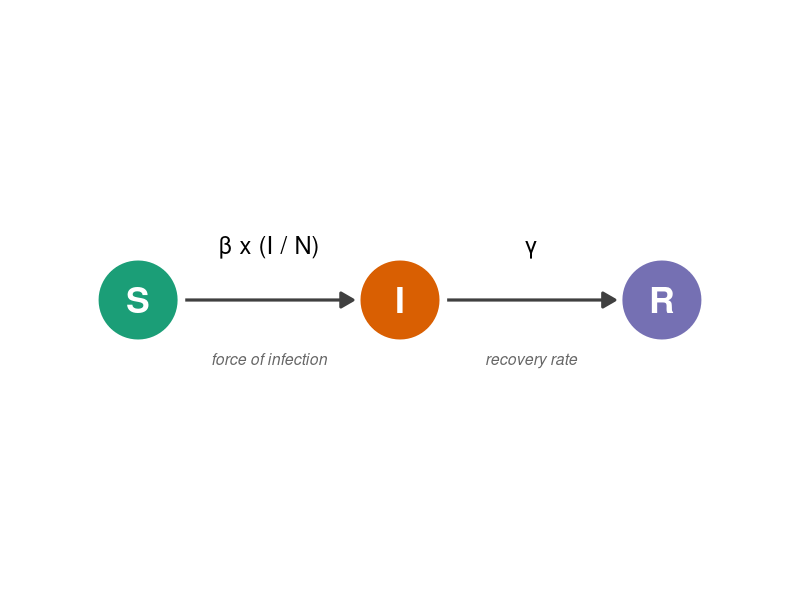
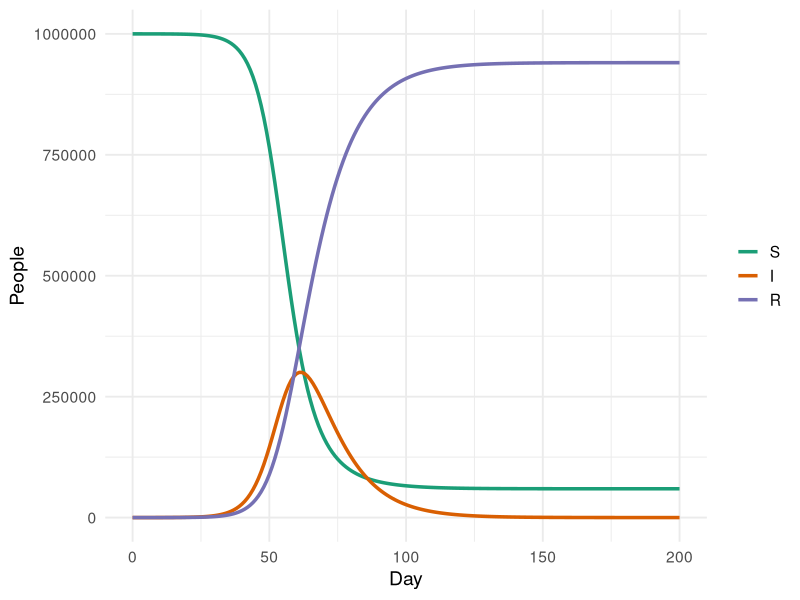
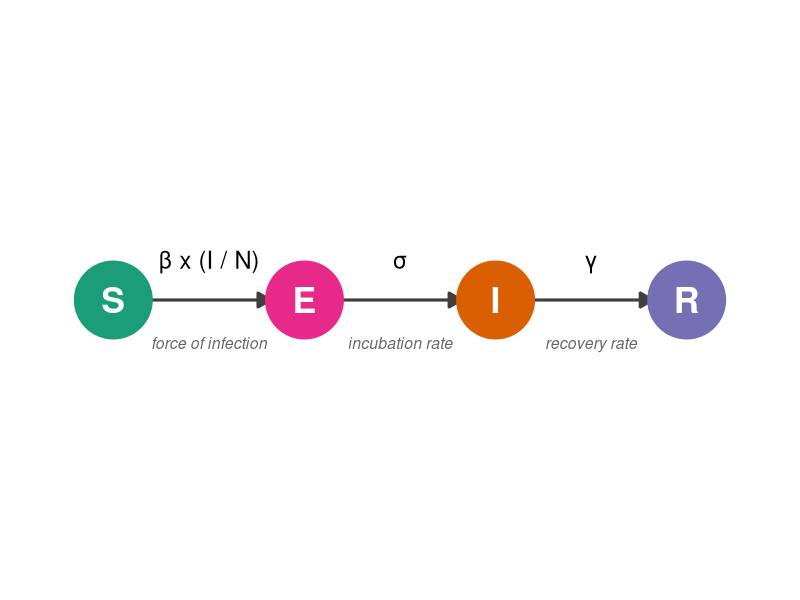
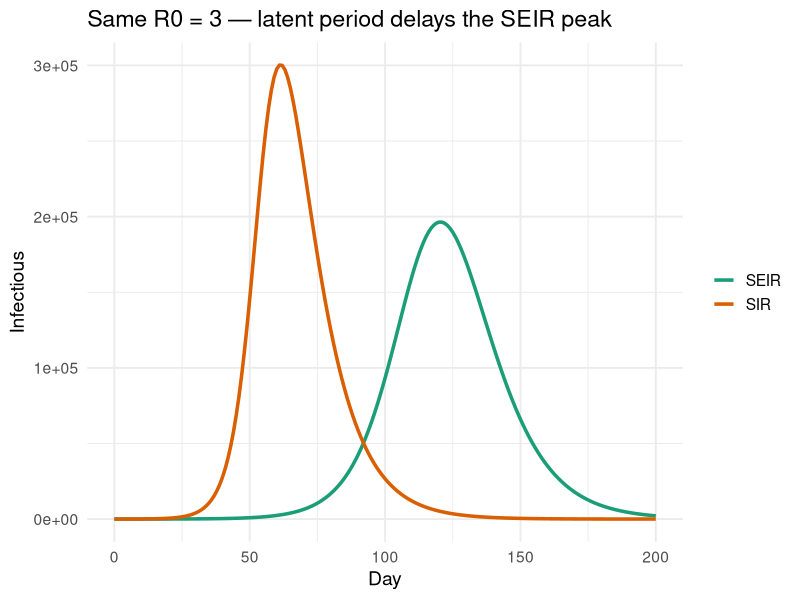
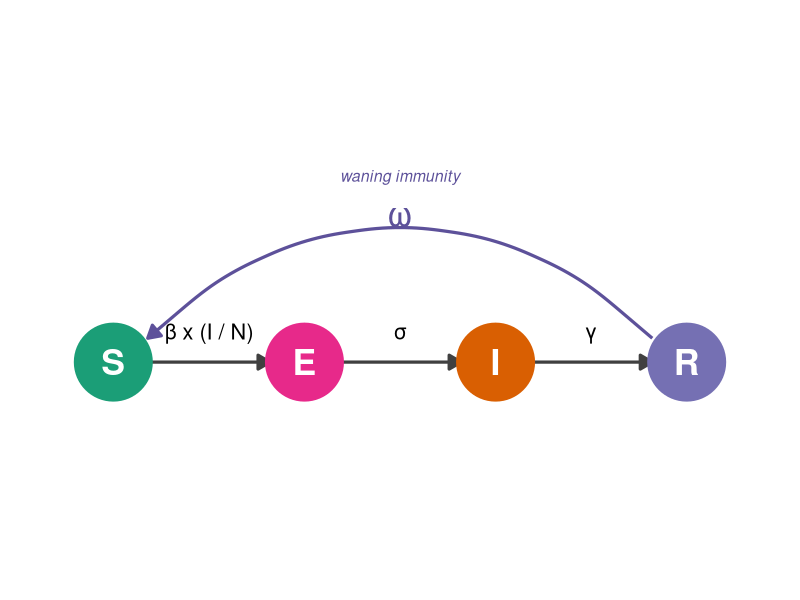
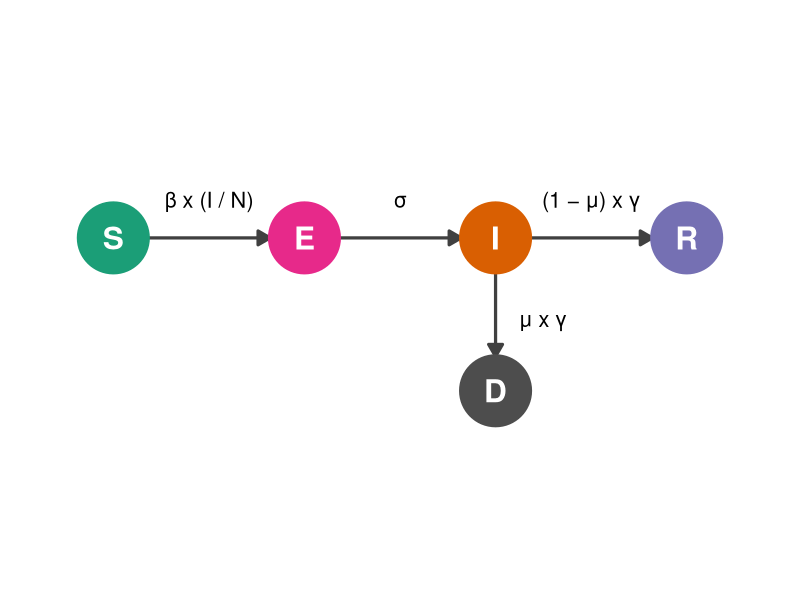
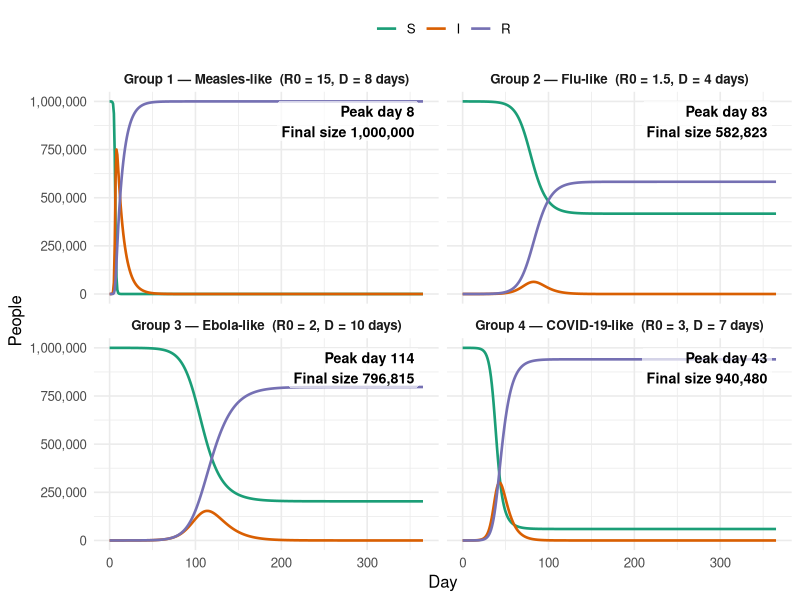

R code for these plots, in order:
## ---- chunk 1
#| echo: false
#| fig-width: 9
#| fig-height: 3
library(tidyverse); library(grid)

nodes_sir <- tibble(
  name = c("S", "I", "R"),
  x    = c(1, 3, 5),
  y    = 0,
  fill = c("#1b9e77", "#d95f02", "#7570b3")
)
edges_sir <- tibble(
  from_x = c(1, 3), to_x = c(3, 5), y = 0,
  label  = c("β x (I / N)", "γ"),
  sublbl = c("force of infection", "recovery rate"),
  mid_x  = c(2, 4)
)
buf <- 0.36

ggplot() +
  geom_segment(data = edges_sir,
               aes(x = from_x + buf, xend = to_x - buf, y = y, yend = y),
               arrow = arrow(length = unit(10, "pt"), type = "closed"),
               linewidth = 1.1, colour = "grey25") +
  geom_point(data = nodes_sir, aes(x = x, y = y, colour = name), size = 26) +
  geom_text(data = nodes_sir, aes(x = x, y = y, label = name),
            colour = "white", fontface = "bold", size = 9) +
  geom_text(data = edges_sir, aes(x = mid_x, y = 0.42, label = label), size = 6) +
  geom_text(data = edges_sir, aes(x = mid_x, y = -0.45, label = sublbl),
            size = 4, colour = "grey40", fontface = "italic") +
  scale_colour_manual(values = setNames(nodes_sir$fill, nodes_sir$name)) +
  coord_fixed(xlim = c(0.3, 5.7), ylim = c(-0.9, 0.9), clip = "off") +
  theme_void() +
  theme(legend.position = "none", plot.margin = margin(8, 8, 8, 8))
## ---- chunk 2
#| code-line-numbers: "|3|4|5-7|11-16"
library(deSolve)

sir_eq <- function(t, y, params) {                              # <1>
  with(as.list(c(y, params)), {                                 # <2>
    dS <- -beta * S * I / N                                     # <3>
    dI <-  beta * S * I / N - gamma * I
    dR <-  gamma * I
    list(c(dS, dI, dR))                                         # <4>
  })
}

out <- ode(                                                     # <5>
  y     = c(S = 1e6 - 10, I = 10, R = 0),
  times = 0:200,
  func  = sir_eq,
  parms = c(beta = 0.3, gamma = 0.1, N = 1e6)
) |> 
  unclass() |> 
  as.data.frame() |> 
  as_tibble()
## ---- chunk 3
#| message: false
#| echo: false
out |>
  pivot_longer(c(S, I, R), names_to = "compartment") |>
  mutate(compartment = factor(compartment, levels = c("S", "I", "R"))) |> 
  ggplot(aes(time, value, colour = compartment)) +
  geom_line(linewidth = 1.2) +
  scale_colour_manual(values = c(S = "#1b9e77", I = "#d95f02", R = "#7570b3")) +
  labs(x = "Day", y = "People", colour = NULL) +
  theme_minimal(base_size = 14)
## ---- chunk 4
#| echo: false
#| fig-width: 10
#| fig-height: 3
library(tidyverse); library(grid)

nodes_seir <- tibble(
  name = c("S", "E", "I", "R"),
  x    = c(1, 3, 5, 7),
  y    = 0,
  fill = c("#1b9e77", "#e7298a", "#d95f02", "#7570b3")
)
edges_seir <- tibble(
  from_x = c(1, 3, 5), to_x = c(3, 5, 7), y = 0,
  label  = c("β x (I / N)", "σ", "γ"),
  sublbl = c("force of infection", "incubation rate", "recovery rate"),
  mid_x  = c(2, 4, 6)
)
buf <- 0.36

ggplot() +
  geom_segment(data = edges_seir,
               aes(x = from_x + buf, xend = to_x - buf, y = y, yend = y),
               arrow = arrow(length = unit(10, "pt"), type = "closed"),
               linewidth = 1.1, colour = "grey25") +
  geom_point(data = nodes_seir, aes(x = x, y = y, colour = name), size = 26) +
  geom_text(data = nodes_seir, aes(x = x, y = y, label = name),
            colour = "white", fontface = "bold", size = 9) +
  geom_text(data = edges_seir, aes(x = mid_x, y = 0.42, label = label), size = 6) +
  geom_text(data = edges_seir, aes(x = mid_x, y = -0.45, label = sublbl),
            size = 4, colour = "grey40", fontface = "italic") +
  scale_colour_manual(values = setNames(nodes_seir$fill, nodes_seir$name)) +
  coord_fixed(xlim = c(0.3, 7.7), ylim = c(-0.9, 0.9), clip = "off") +
  theme_void() +
  theme(legend.position = "none", plot.margin = margin(8, 8, 8, 8))
## ---- chunk 5
#| message: false
#| echo: false
#| fig-width: 9
#| fig-height: 4
library(deSolve)
library(tidyverse)

sir_eq <- function(t, y, p) with(as.list(c(y, p)), {
  list(c(-beta*S*I/N, beta*S*I/N - gamma*I, gamma*I))
})
seir_eq <- function(t, y, p) with(as.list(c(y, p)), {
  list(c(-beta*S*I/N, beta*S*I/N - sigma*E, sigma*E - gamma*I, gamma*I))
})

p_sir  <- c(beta = 0.3, gamma = 0.1, N = 1e6)
p_seir <- c(beta = 0.3, gamma = 0.1, sigma = 1/5, N = 1e6)

sir_out  <- ode(c(S=1e6-10, I=10, R=0),       0:200, sir_eq,  p_sir)  |>
  unclass() |> as.data.frame() |> as_tibble()
seir_out <- ode(c(S=1e6-10, E=0, I=10, R=0),  0:200, seir_eq, p_seir) |>
  unclass() |> as.data.frame() |> as_tibble()

bind_rows(
  sir_out  |> transmute(time, model = "SIR",  I = as.numeric(I)),
  seir_out |> transmute(time, model = "SEIR", I = as.numeric(I))
) |>
  ggplot(aes(time, I, colour = model)) +
  geom_line(linewidth = 1.2) +
  scale_colour_manual(values = c(SIR = "#d95f02", SEIR = "#1b9e77")) +
  labs(x = "Day", y = "Infectious", colour = NULL,
       title = "Same R0 = 3 — latent period delays the SEIR peak") +
  theme_minimal(base_size = 14)
## ---- chunk 6
#| echo: false
#| fig-width: 10
#| fig-height: 3.5
library(tidyverse); library(grid)

nodes_seirs <- tibble(
  name = c("S", "E", "I", "R"),
  x    = c(1, 3, 5, 7),
  y    = 0,
  fill = c("#1b9e77", "#e7298a", "#d95f02", "#7570b3")
)
edges_seirs <- tibble(
  from_x = c(1, 3, 5), to_x = c(3, 5, 7), y = 0,
  label  = c("β x (I / N)", "σ", "γ"),
  mid_x  = c(2, 4, 6)
)
buf <- 0.36

ggplot() +
  # forward flow
  geom_segment(data = edges_seirs,
               aes(x = from_x + buf, xend = to_x - buf, y = y, yend = y),
               arrow = arrow(length = unit(10, "pt"), type = "closed"),
               linewidth = 1.1, colour = "grey25") +
  geom_text(data = edges_seirs, aes(x = mid_x, y = 0.32, label = label), size = 5.5) +
  # waning loop: R → S, curving above the row
  annotate("curve",
           x = 7 - buf, xend = 1 + buf, y = 0.25, yend = 0.25,
           curvature = 0.45,
           arrow = arrow(length = unit(10, "pt"), type = "closed"),
           linewidth = 1.1, colour = "#5d519a") +
  annotate("text", x = 4, y = 1.55, label = "ω", size = 9, colour = "#5d519a") +
  annotate("text", x = 4, y = 1.95, label = "waning immunity",
           size = 4, colour = "#5d519a", fontface = "italic") +
  # nodes & labels
  geom_point(data = nodes_seirs, aes(x = x, y = y, colour = name), size = 26) +
  geom_text(data = nodes_seirs, aes(x = x, y = y, label = name),
            colour = "white", fontface = "bold", size = 9) +
  scale_colour_manual(values = setNames(nodes_seirs$fill, nodes_seirs$name)) +
  coord_fixed(xlim = c(0.3, 7.7), ylim = c(-0.7, 2.0), clip = "off") +
  theme_void() +
  theme(legend.position = "none", plot.margin = margin(8, 8, 8, 8))
## ---- chunk 7
#| echo: false
#| fig-width: 10
#| fig-height: 4
library(tidyverse); library(grid)

nodes_seird <- tibble(
  name = c("S", "E", "I", "R", "D"),
  x    = c(1, 3, 5, 7, 5),
  y    = c(0, 0, 0, 0, -1.6),
  fill = c("#1b9e77", "#e7298a", "#d95f02", "#7570b3", "#4d4d4d")
)
flow_edges <- tibble(
  from_x = c(1, 3, 5), to_x = c(3, 5, 7), y = 0,
  label  = c("β x (I / N)", "σ", "(1 − μ) x γ"),
  mid_x  = c(2, 4, 6)
)
buf <- 0.36

ggplot() +
  # main S → E → I → R flow
  geom_segment(data = flow_edges,
               aes(x = from_x + buf, xend = to_x - buf, y = y, yend = y),
               arrow = arrow(length = unit(10, "pt"), type = "closed"),
               linewidth = 1.1, colour = "grey25") +
  geom_text(data = flow_edges, aes(x = mid_x, y = 0.4, label = label),
            size = 5.5) +
  # I → D downward branch
  annotate("segment",
           x = 5, xend = 5, y = -buf, yend = -1.6 + buf,
           arrow = arrow(length = unit(10, "pt"), type = "closed"),
           linewidth = 1.1, colour = "grey25") +
  annotate("text", x = 5.25, y = -0.85, label = "μ x γ",
           size = 5.5, hjust = 0) +
  # nodes & labels
  geom_point(data = nodes_seird, aes(x = x, y = y, colour = name), size = 24) +
  geom_text(data = nodes_seird, aes(x = x, y = y, label = name),
            colour = "white", fontface = "bold", size = 8) +
  scale_colour_manual(values = setNames(nodes_seird$fill, nodes_seird$name)) +
  coord_fixed(xlim = c(0.3, 7.7), ylim = c(-2.2, 0.9), clip = "off") +
  theme_void() +
  theme(legend.position = "none", plot.margin = margin(8, 8, 8, 8))
## ---- chunk 8
#| echo: false
#| message: false
#| fig-width: 11
#| fig-height: 6
library(deSolve); library(tidyverse); library(scales)

sir_eq <- function(t, y, params) {
  with(as.list(c(y, params)), {
    dS <- -beta * S * I / N
    dI <-  beta * S * I / N - gamma * I
    dR <-  gamma * I
    list(c(dS, dI, dR))
  })
}

run_sir <- function(R0, D, N = 1e6, I0 = 10, t_end = 365) {
  ode(
    y     = c(S = N - I0, I = I0, R = 0),
    times = 0:t_end,
    func  = sir_eq,
    parms = c(beta = R0 / D, gamma = 1 / D, N = N)
  ) |> unclass() |> as.data.frame() |> as_tibble()
}

groups <- tribble(
  ~group, ~disease,        ~R0,  ~D,
  1,      "Measles-like",   15,   8,
  2,      "Flu-like",       1.5,  4,
  3,      "Ebola-like",     2,    10,
  4,      "COVID-19-like",  3,    7
) |>
  mutate(panel = sprintf("Group %d — %s  (R0 = %g, D = %g days)",
                         group, disease, R0, D))

sims <- groups |>
  mutate(sim = map2(R0, D, run_sir)) |>
  unnest(sim)

answers <- sims |>
  group_by(panel) |>
  summarise(peak_day   = time[which.max(I)],
            final_size = round(max(R)),
            .groups    = "drop") |>
  mutate(lbl = sprintf("Peak day %d\nFinal size %s",
                       peak_day, comma(final_size)))

results <- sims |>
  pivot_longer(c(S, I, R), names_to = "compartment") |>
  mutate(compartment = factor(compartment, levels = c("S", "I", "R")))

ggplot(results, aes(time, value, colour = compartment)) +
  geom_line(linewidth = 0.9) +
  geom_label(data = answers,
             aes(x = 360, y = 1e6, label = lbl),
             hjust = 1, vjust = 1, inherit.aes = FALSE,
             size = 3.6, fontface = "bold",
             label.size = 0, fill = alpha("white", 0.7)) +
  facet_wrap(~ panel, ncol = 2) +
  scale_colour_manual(values = c(S = "#1b9e77", I = "#d95f02", R = "#7570b3")) +
  scale_y_continuous(labels = comma) +
  labs(x = "Day", y = "People", colour = NULL) +
  theme_minimal(base_size = 12) +
  theme(legend.position = "top",
        strip.text = element_text(face = "bold"))
